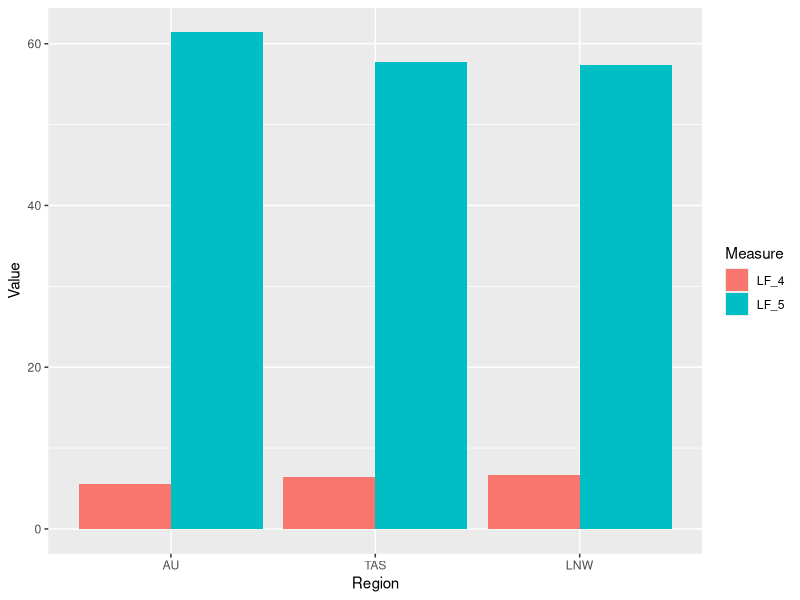

Here is the R script that generated this plot:
library(tidyr)
library(dplyr)
library(magrittr)
library(ggplot2)


# Load individual data files
Australia <- read.csv(file="ABS_data/Australia_stats.csv",
                      stringsAsFactors=FALSE)
Tasmania <- read.csv(file="ABS_data/Tasmania.csv",
                     stringsAsFactors=FALSE)
Launceston_NW <- read.csv(file="ABS_data/Launceston_NW.csv",
                      stringsAsFactors=FALSE)

# Create AU classifier and and move to first column.
Aust_tmp <- mutate(Australia, Region = "AU")
Tas_tmp  <- mutate(Tasmania, Region = "TAS")
LNW_tmp  <- mutate(Launceston_NW, Region = "LNW")

# Append datasets
combined <- rbind(Aust_tmp, Tas_tmp, LNW_tmp)

# Convert region to factor
combined$Region <- as.factor(combined$Region)
# Re-order factors
combined$Region <- factor(combined$Region, levels = c("AU","TAS","LNW"))
# sizes <- factor(sizes, levels = c("small", "medium", "large"))

# Move Region to first column
combined <- select(combined, Region, Time:Description)
# Rename MEASURE to Measure
combined <- rename(combined, Measure = MEASURE)
# Convert Measure to factor
combined$Measure <- as.factor(combined$Measure)

# Filter for employment % and participation %
empl_part <- filter(combined, Measure %in% c("LF_5", "LF_4")) %>%
             select(Region, Measure, Value)

ggplot(data = empl_part, aes(x = Region, y = Value, fill=Measure)) +
  geom_bar(stat="identity", position=position_dodge()) +
  geom_bar(stat="identity", position=position_dodge())



